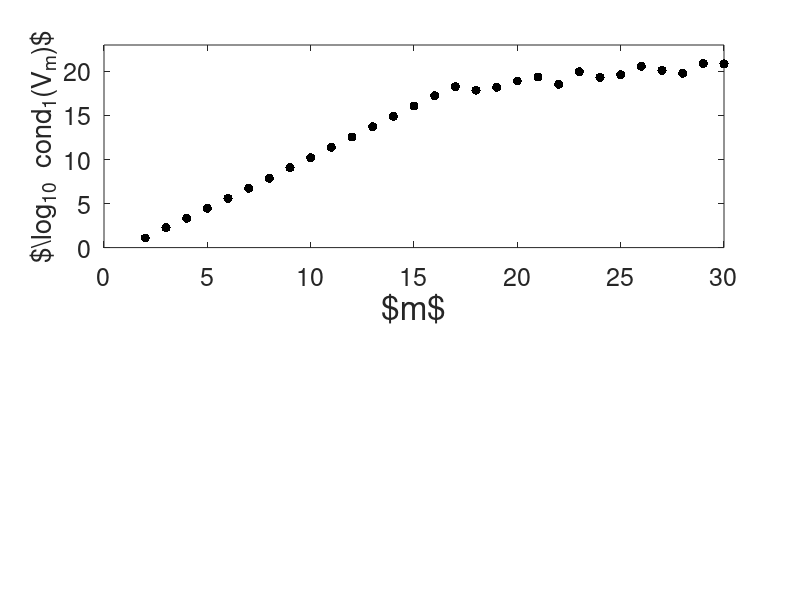

Write MATLAB code to recreate this figure.
max_m=30;
c=zeros(max_m-1,1);
for m=2:max_m,
    x=-1/2+[0:m-1]/m-1; 

    A=zeros(m,m);

    for i=1:m,
        for j=1:m,
            A(i,j)=x(i)^(j-1);
        end;
    end;

    c(m-1)=cond(A,1);
end;

subplot(211);
plot([2:max_m],log10(c),'.k','Markersize',20);
axis([0,max_m,0,max(log10(c))*1.1]);
set(gca,'Fontsize',18);
ylabel('$\log_{10} {\rm cond}_1(V_m)$');
xlabel('$m$','Fontsize',24);
shg;